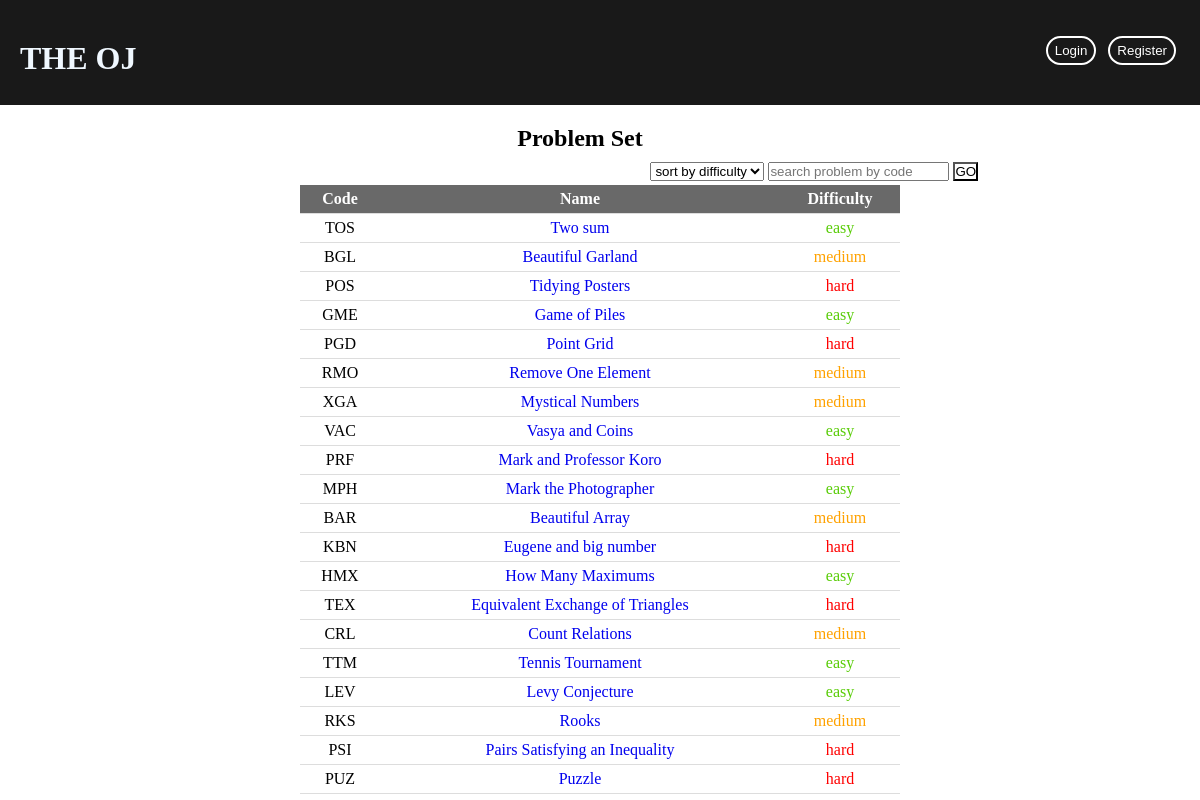
The page / on the database its author committed.
### homescr/models.py (models this page shows, shortened)
class Problems(models.Model):
    problem_st= RichTextField(blank=True,null=True)
    in_formate=RichTextField(blank=True,null=True)
    out_formate=RichTextField(blank=True,null=True)
    problem_nm=models.CharField(max_length=50)
    problem_code=models.CharField(max_length=3)
    problem_diff=models.CharField(max_length=6)

### homescr/views.py (the view)
# urls.py: path('', views.index,name='index'),
def index(request):
    question_list=Problems.objects.all()
    context={'question':question_list,}
    return render(request,'homescr/index.html',context)

### template/homescr/index.html (shortened to what this page needs)
<!DOCTYPE html>
<html lang="en">
<head>
    {% load static %}
    <link rel="stylesheet" href="{% static 'index.css' %}">
</head>
<body>
    <header>
        {% if request.user.is_authenticated %}
        <div id="logout_div">
            <a href="{% url 'logout' %}">
                <button id="logout_button">Logout</button>
            </a>
        </div>
        <div id="welcome_div">
            <p id="welcome">Welcome! {{user.get_username }}</p>
        </div>
        {% else %}
        <div id="reg_div">
            <a href="{% url 'signup' %}">
             <button id="reg_button">Register</button>
            </a>
        </div>
        <div id="login_div">
            <a href="{% url 'login' %}">
             <button id="login_button">Login</button>
            </a>
        </div>
        {% endif %}
       <h1 id="main_logo">THE OJ</h1>
       <br>
    </header>
    <main>
        <caption><h2 id="table_caption">Problem Set</h2></caption>
        <div class="search">
        <form method="post" action="{% url 'searchproblem' %}">
            <select name="sort_by_diff">
                <option value="sort by difficulty">sort by difficulty</option>
            </select>
            <input type="text" placeholder="search problem by code" name="pc">
            <button type="submit" id="go">GO</button>
        </form>
        </div>
        <table>
            <tr>
                <th>Code</th>
                <th>Name</th>
                <th>Difficulty</th>
            </tr>
            {% for q in question %}
                    <tr>
                    <td id="problem_code">{{q.problem_code}}</td>
                    <td id="problem_nm"><a href="{% url 'problem_page' q.id %}">{{q.problem_nm}}</a></td>
                    <td id="problem_diff">
                        {% if  q.problem_diff == 'easy' %}
                            <span id="easy">&nbsp;&nbsp;&nbsp;{{q.problem_diff}}&nbsp;&nbsp;&nbsp;</span>
                        {% endif %}
                        {% if  q.problem_diff == 'medium' %}
                            <span id="medium">&nbsp;&nbsp;&nbsp;{{q.problem_diff}}&nbsp;&nbsp;&nbsp;</span>
                        {% endif %}
                        {% if  q.problem_diff == 'hard' %}
                            <span id="hard">&nbsp;&nbsp;&nbsp;{{q.problem_diff}}&nbsp;&nbsp;&nbsp;</span>
                        {% endif %}
                    </td>
                    </tr>
            {% endfor %}
        </table>
    </main>
</body>
</html>

### static/index.css (style rules this page uses)
* { margin: 0; padding: 0; }
header { margin: 0; padding: 0; background-color: #191919; }
#main_logo { padding: 40px 0px 10px 20px; color: aliceblue; }
a { text-decoration: none; }
table { margin-left: auto; margin-right: auto; width: 50%; border-collapse: collapse; }
tr { border-bottom: 1px solid #ddd; }
th { background-color: #696969; color: #fff; text-align: center; padding: 5px 0px 5px 0px; }
#problem_code { padding: 5px 0px 5px 0px; width: 10%; text-align: center; }
#problem_nm { padding: 5px 0px 5px 0px; width: 50%; text-align: center; }
#problem_diff { padding: 5px 0px 5px 0px; width: 15%; text-align: center; }
#easy { color: #58cc06; }
#medium { color: rgb(255, 162, 0); }
#hard { color: red; }
#table_caption { text-align: center; padding: 20px 60px 10px 20px; }
#login_div,#welcome_div { float: right; padding: 3% 0% 3% 3%; }
#login_button { border: 0; background:none; color: white; text-align: center; border: 2px solid white; padding: 5px 7px 5px 7px; outline: none; border-radius: 24px; }
#reg_div,#logout_div { float: right; padding: 3% 2% 3% 1%; }
#reg_button,#logout_button { border: 0; background:none; color: white; text-align: center; border: 2px solid white; padding: 5px 7px 5px 7px; outline: none; border-radius: 24px; }
.search { margin-left: 54.2%; padding-bottom: 0.3%; }
#go { background: none; cursor: pointer; }

### rows shown on the page
Problems: problem_code "TOS", problem_nm "Two sum", problem_diff "easy"
Problems: problem_code "BGL", problem_nm "Beautiful Garland", problem_diff "medium"
Problems: problem_code "POS", problem_nm "Tidying Posters", problem_diff "hard"
Problems: problem_code "GME", problem_nm "Game of Piles", problem_diff "easy"
Problems: problem_code "PGD", problem_nm "Point Grid", problem_diff "hard"
Problems: problem_code "RMO", problem_nm "Remove One Element", problem_diff "medium"
Problems: problem_code "XGA", problem_nm "Mystical Numbers", problem_diff "medium"
Problems: problem_code "VAC", problem_nm "Vasya and Coins", problem_diff "easy"
Problems: problem_code "PRF", problem_nm "Mark and Professor Koro", problem_diff "hard"
Problems: problem_code "MPH", problem_nm "Mark the Photographer", problem_diff "easy"
Problems: problem_code "BAR", problem_nm "Beautiful Array", problem_diff "medium"
Problems: problem_code "KBN", problem_nm "Eugene and big number", problem_diff "hard"
Problems: problem_code "HMX", problem_nm "How Many Maximums", problem_diff "easy"
Problems: problem_code "TEX", problem_nm "Equivalent Exchange of Triangles", problem_diff "hard"
Problems: problem_code "CRL", problem_nm "Count Relations", problem_diff "medium"
Problems: problem_code "TTM", problem_nm "Tennis Tournament", problem_diff "easy"
Problems: problem_code "LEV", problem_nm "Levy Conjecture", problem_diff "easy"
Problems: problem_code "RKS", problem_nm "Rooks", problem_diff "medium"
Problems: problem_code "PSI", problem_nm "Pairs Satisfying an Inequality", problem_diff "hard"
Problems: problem_code "PUZ", problem_nm "Puzzle", problem_diff "hard"
